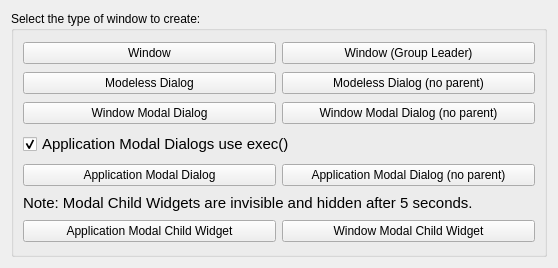
<?xml version="1.0" encoding="UTF-8"?>
<ui version="4.0">
 <class>Widget</class>
 <widget class="QWidget" name="Widget">
  <property name="geometry">
   <rect>
    <x>0</x>
    <y>0</y>
    <width>558</width>
    <height>268</height>
   </rect>
  </property>
  <property name="windowTitle">
   <string>Form</string>
  </property>
  <layout class="QVBoxLayout">
   <item>
    <widget class="QGroupBox" name="groupBox">
     <property name="title">
      <string>Select the type of window to create:</string>
     </property>
     <layout class="QGridLayout" name="gridLayout">
      <item row="0" column="0">
       <widget class="QPushButton" name="windowButton">
        <property name="text">
         <string>Window</string>
        </property>
       </widget>
      </item>
      <item row="0" column="1">
       <widget class="QPushButton" name="groupLeaderButton">
        <property name="text">
         <string>Window (Group Leader)</string>
        </property>
       </widget>
      </item>
      <item row="1" column="0">
       <widget class="QPushButton" name="modelessButton">
        <property name="text">
         <string>Modeless Dialog</string>
        </property>
       </widget>
      </item>
      <item row="1" column="1">
       <widget class="QPushButton" name="modelessNoParentButton">
        <property name="text">
         <string>Modeless Dialog (no parent)</string>
        </property>
       </widget>
      </item>
      <item row="2" column="0">
       <widget class="QPushButton" name="windowModalButton">
        <property name="text">
         <string>Window Modal Dialog</string>
        </property>
       </widget>
      </item>
      <item row="2" column="1">
       <widget class="QPushButton" name="windowModalNoParentButton">
        <property name="text">
         <string>Window Modal Dialog (no parent)</string>
        </property>
       </widget>
      </item>
      <item row="3" column="0" colspan="2">
       <widget class="QCheckBox" name="applicationModalUseExecCheckBox">
        <property name="font">
         <font>
          <pointsize>11</pointsize>
         </font>
        </property>
        <property name="text">
         <string>Application Modal Dialogs use exec()</string>
        </property>
        <property name="checked">
         <bool>true</bool>
        </property>
       </widget>
      </item>
      <item row="4" column="0">
       <widget class="QPushButton" name="applicationModalButton">
        <property name="text">
         <string>Application Modal Dialog</string>
        </property>
       </widget>
      </item>
      <item row="4" column="1">
       <widget class="QPushButton" name="applicationModalNoParentButton">
        <property name="text">
         <string>Application Modal Dialog (no parent)</string>
        </property>
       </widget>
      </item>
      <item row="5" column="0" colspan="2">
       <widget class="QLabel" name="modalChildWidgetInfoLabel">
        <property name="sizePolicy">
         <sizepolicy hsizetype="Preferred" vsizetype="Fixed">
          <horstretch>0</horstretch>
          <verstretch>0</verstretch>
         </sizepolicy>
        </property>
        <property name="font">
         <font>
          <pointsize>11</pointsize>
         </font>
        </property>
        <property name="text">
         <string>Note: Modal Child Widgets are invisible and hidden after 5 seconds.</string>
        </property>
       </widget>
      </item>
      <item row="6" column="0">
       <widget class="QPushButton" name="applicationModalChildButton">
        <property name="text">
         <string>Application Modal Child Widget</string>
        </property>
       </widget>
      </item>
      <item row="6" column="1">
       <widget class="QPushButton" name="windowModalChildButton">
        <property name="text">
         <string>Window Modal Child Widget</string>
        </property>
       </widget>
      </item>
     </layout>
    </widget>
   </item>
  </layout>
 </widget>
 <resources/>
 <connections/>
</ui>
